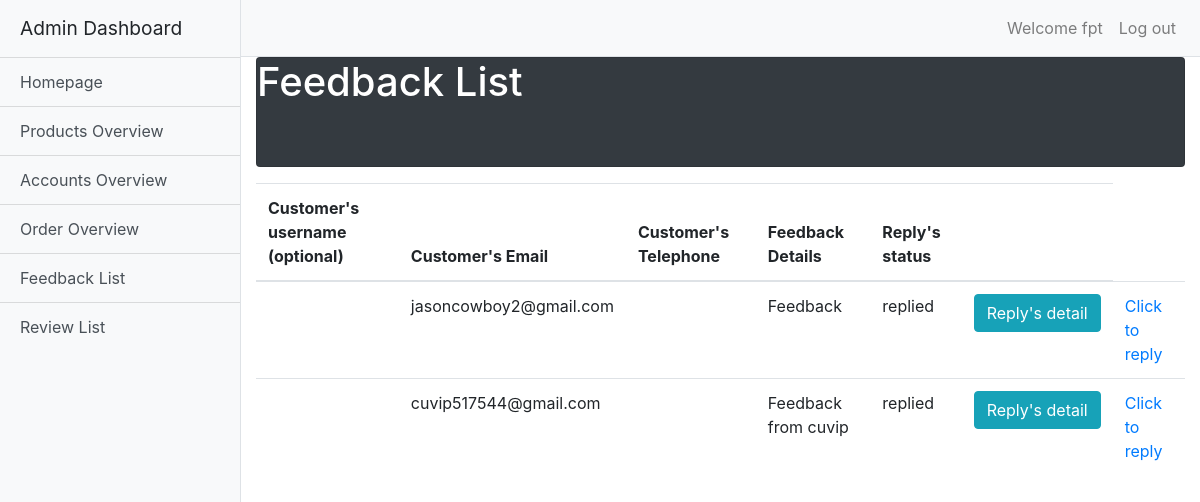
The page /webmaster/admin_feedback.php (signed in) on the database its author committed.
### tables this page shows
CREATE TABLE `feedback` (
  `feedback_id` int(11) NOT NULL,
  `customer_username` varchar(30) DEFAULT NULL,
  `email` varchar(50) NOT NULL,
  `telephone` int(11) DEFAULT NULL,
  `feedback_details` varchar(300) DEFAULT NULL,
  `reply_status` varchar(55) NOT NULL DEFAULT 'not yet',
  `admin_id_reply` varchar(30) DEFAULT NULL,
  `reply_detail` varchar(1000) DEFAULT NULL,
  `reply_date` varchar(30) NOT NULL
);

### webmaster/admin_feedback.php (the view, shortened to what this page needs)
<!DOCTYPE html>
<html lang="en">
    <head>
        <link rel="stylesheet" href="https://maxcdn.bootstrapcdn.com/bootstrap/4.0.0/css/bootstrap.min.css">
        <link href="../frameworks/sidebar.css" rel="stylesheet" type="text/css">
    </head>
    <body>
        <div class="d-flex" id="wrapper">
            <div class="bg-light border-right" id="sidebar-wrapper">
                <div class="sidebar-heading">Admin Dashboard</div>
                <div class="list-group list-group-flush">
                    <a href="admin_dashboard.php" class="list-group-item list-group-item-action bg-light">Homepage</a>
                    <a href="admin_product_dashboard.php" class="list-group-item list-group-item-action bg-light">Products Overview</a>
                    <a href="admin_account_dashboard.php" class="list-group-item list-group-item-action bg-light">Accounts Overview</a>
                    <a href="admin_order_overview.php" class="list-group-item list-group-item-action bg-light">Order Overview</a>
                    <a href="admin_feedback.php" class="list-group-item list-group-item-action bg-light">Feedback List</a>
                    <a href="admin_review_list.php" class="list-group-item list-group-item-action bg-light">Review List</a>
                </div>
            </div>
            <div id="page-content-wrapper">
                <nav class="navbar navbar-expand-lg navbar-light bg-light border-bottom">
                    <div class="collapse navbar-collapse" id="navbarSupportedContent">
                        <ul class="navbar-nav ml-auto mt-2 mt-lg-0">
                            <li class="nav-item">
                                <a class="nav-link" href="#">Welcome <?php
                                    if (isset($_SESSION['registered_admin'])) {
                                        echo $_SESSION['registered_admin'];
                                    }
                                    ?></a>
                            </li>
                            <li class="nav-item">
                                <a class='nav-link' href='admin_logout.php'><?php
                                    if (isset($_SESSION['registered_admin'])) {
                                        echo "Log out";
                                    }
                                    ?> </a>
                            </li>
                        </ul>
                    </div>
                </nav>
                <div class="container">
                    <div class='card text-white bg-dark mb-3'>
                        <div class='card-title'> <h1>Feedback List</h1></div>
                        <div class='card-body'>
                        </div>
                    </div>
                    <table class='table'>
                        <thead>
                        <th>Customer's username (optional)</th>
                        <th>Customer's Email</th>
                        <th>Customer's Telephone</th>
                        <th>Feedback Details</th>
                        <th>Reply's status</th>
                        <th></th>
                        <tbody>
                            <?php
                            include_once '../connect.inc';
                            $feedbackSQL = "select feedback_id, customer_username, email, telephone, feedback_details, reply_status, reply_detail from feedback";
                            $feedbackRES = mysqli_query($link, $feedbackSQL);
                            while ($row = mysqli_fetch_row($feedbackRES)) {
                                echo "<tr>";
                                if ($row[5] == 0 && $row[6] == null) {
                                    $status = "not yet";
                                } else {
                                    $status = 'replied';
                                }
                                for ($i = 1; $i < 5; $i++) {
                                    echo "<td>$row[$i]</td>";
                                }
                                echo "<td>$status</td>";
                                echo "<td><button type='button' class='btn btn-info btn-md' data-toggle='modal' data-target='#modal-$row[0]'>Reply's detail</button></td>";
                                    echo "<td><a href='admin_reply.php?id=$row[0]&email=$row[2]'>Click to reply</a></td>";
                                    echo "</tr>";
                            }
                            ?>
                        </tbody>
                        </thead>
                    </table>
                </div>
            </div>
        </div>
    </body>
</html>

### frameworks/sidebar.css (style rules this page uses)
body { overflow-x: hidden; }
#sidebar-wrapper { min-height: 100vh; margin-left: -15rem; -webkit-transition: margin .25s ease-out; -moz-transition: margin .25s ease-out; -o-transition: margin .25s ease-out; transition: margin .25s ease-out; }
#sidebar-wrapper .sidebar-heading { padding: 0.875rem 1.25rem; font-size: 1.2rem; }
#sidebar-wrapper .list-group { width: 15rem; }
#page-content-wrapper { min-width: 100vw; }
@media (min-width: 768px) { #sidebar-wrapper { margin-left: 0; } }
@media (min-width: 768px) { #page-content-wrapper { min-width: 0; width: 100%; } }

### rows shown on the page
feedback: email "jasoncowboy2@gmail.com", feedback_details "Feedback", reply_status "replied"
feedback: email "cuvip517544@gmail.com", feedback_details "Feedback from cuvip", reply_status "replied"

### other values the page prints
$_SESSION['registered_admin'] "fpt"
